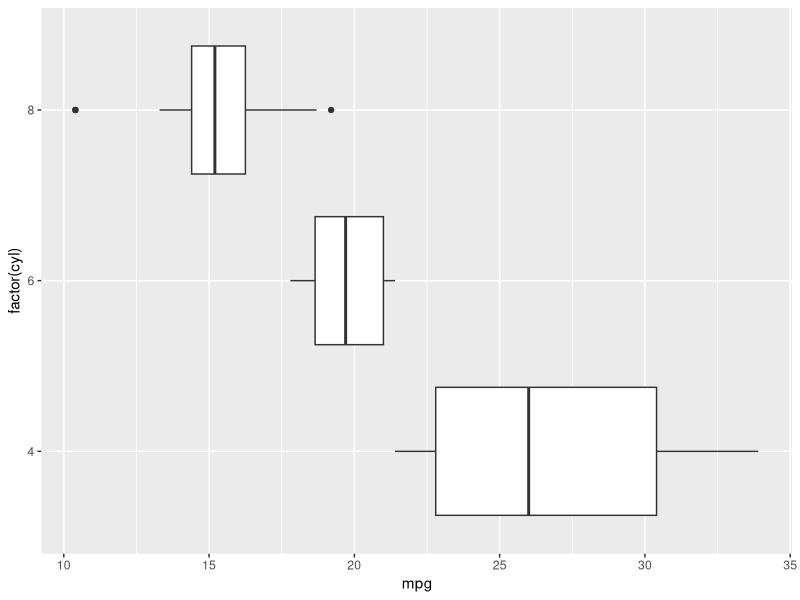
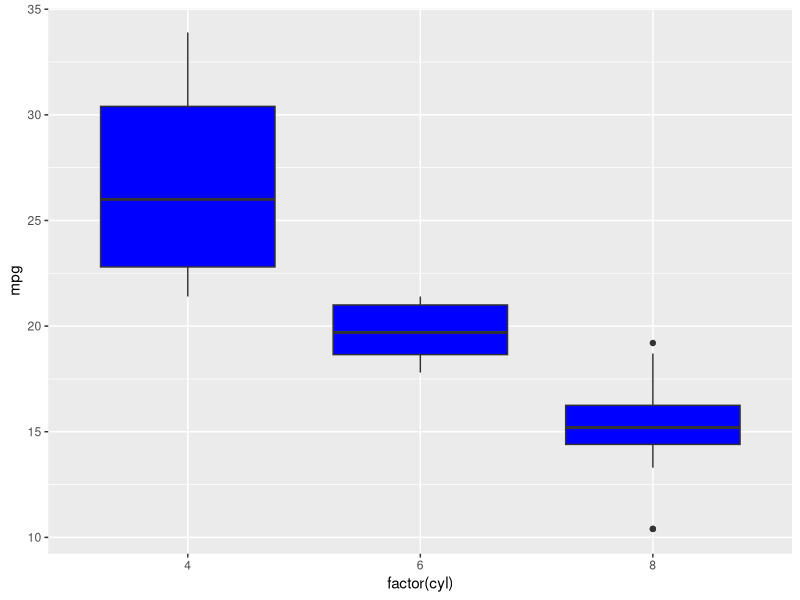
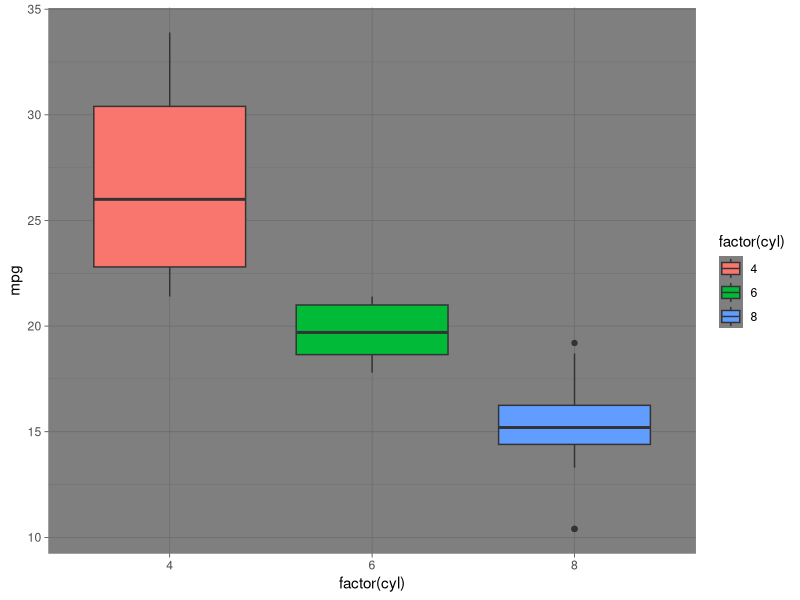

Write R code to recreate these figures, in order.
library(ggplot2)
df<- mtcars

head(df)

pl<- ggplot(df, aes(x=factor(cyl), y=mpg))
pl + geom_boxplot()+ coord_flip() #coordinate layer flip시키기
pl+geom_boxplot(fill='blue')
pl+geom_boxplot(aes(fill=factor(cyl))) + theme_dark() #각각 색갈 다르게 정도? 
